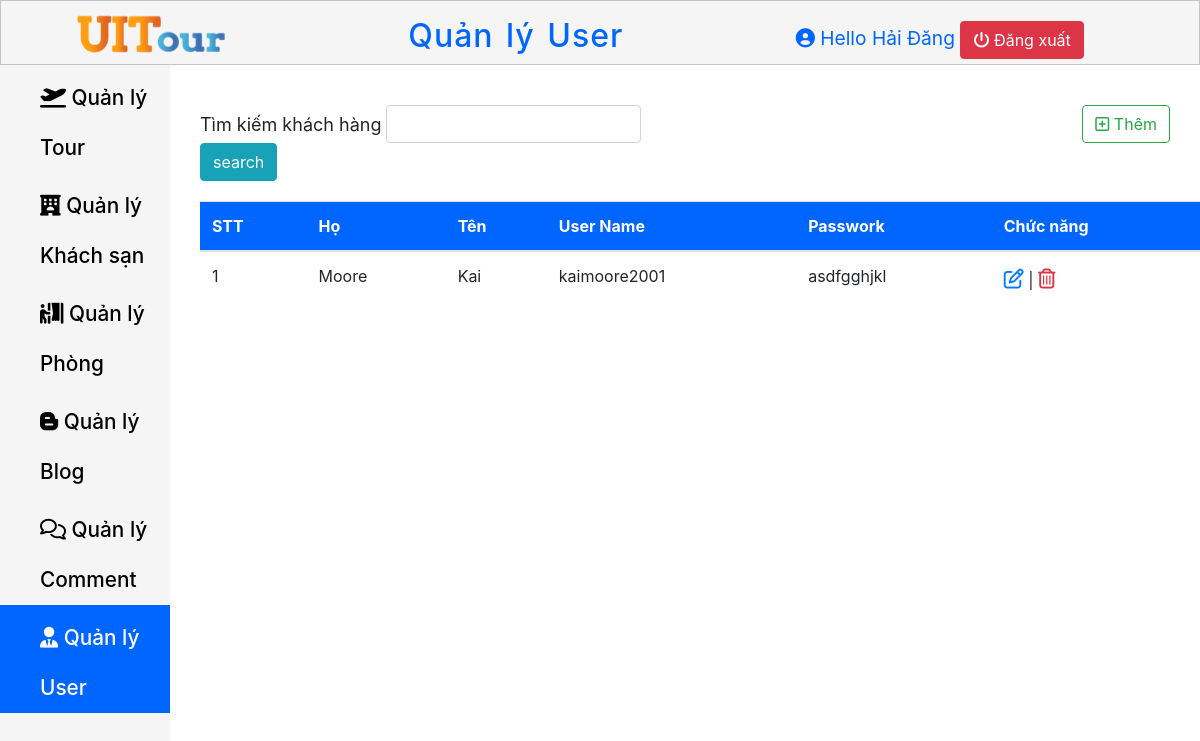
Page /Page-Admin/QuanLyUser.php (signed in) on the earlier database version.
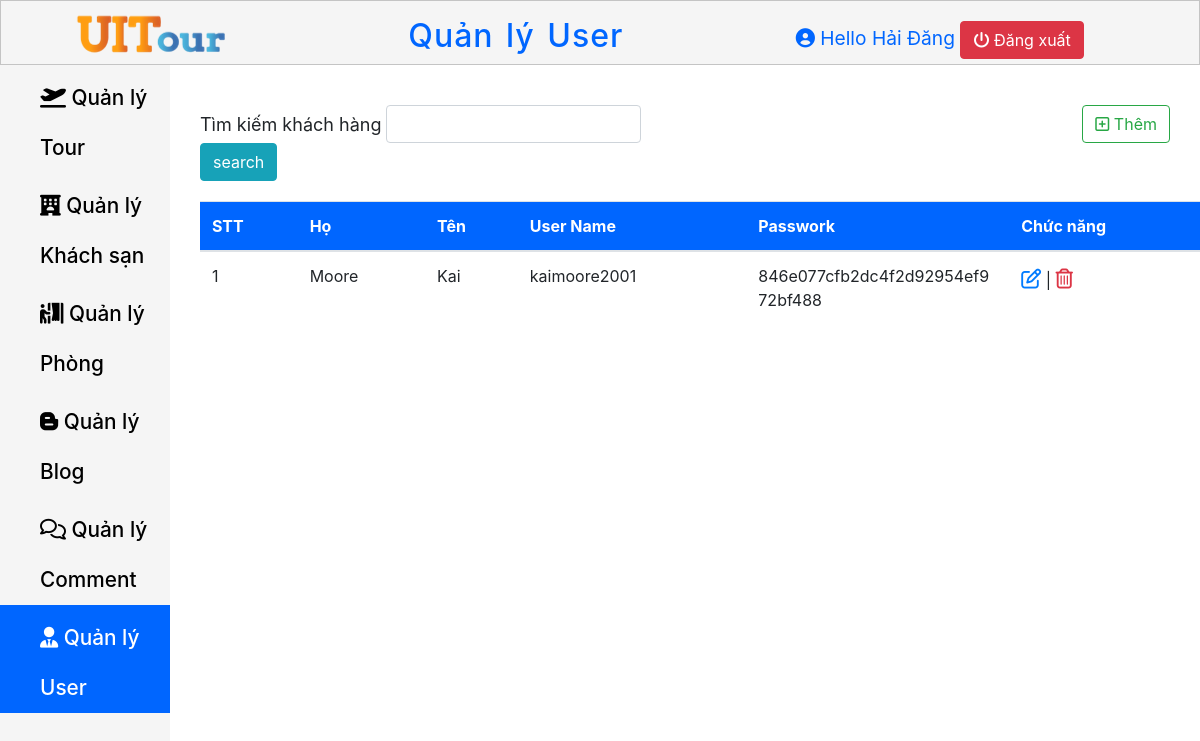
Same page on the later database version.
### tables this page shows
CREATE TABLE `user` (
  `User_Id` int(11) NOT NULL,
  `Last_Name` varchar(50) NOT NULL,
  `First_Name` varchar(50) NOT NULL,
  `User_Name` varchar(50) NOT NULL,
  `User_Password` varchar(100) NOT NULL,
  `Email` varchar(50) NOT NULL
);

### Page-Admin/session_dangnhap.php (called while the page is built, shortened)
<?php
    if (isset($_SESSION['FullName']) && $_SESSION['FullName']){
        $adminName = $_SESSION['FullName'];
    }
    else {
        header("location:DangNhap.php");
    }
?>

### Page-Admin/QuanLyUser.php (the view, shortened to what this page needs)
<?php require"session_dangnhap.php"; ?>
<?php
   require "../connect.php";
    if(isset($_POST["search"]))
    {
        $result = $_POST["search"];
        $sql = "SELECT * FROM user WHERE User_Name Like '%$result%'";
    }
    else
        $sql = "SELECT * from user";
    $kq = $conn->query($sql);
?>
<!DOCTYPE html>
<html lang="en">
<head>
    <link rel="stylesheet" href="Navbar.css">
    <link rel="stylesheet" href="Content.css">
    <link rel="stylesheet" href="https://cdn.jsdelivr.net/npm/bootstrap@4.5.3/dist/css/bootstrap.min.css">
    <link rel="stylesheet" href="https://cdnjs.cloudflare.com/ajax/libs/font-awesome/6.0.0-beta3/css/all.min.css" />
</head>
<body>
    <header class="header-container">
        <div class="header-container__logo">
            <a href="../Page-Admin/TrangChu.php">
                <img src="../Trangchu/File/logo_header.png" alt="UITour">
            </a>
        </div>
        <h2 class="header-container__Title">
            Quản lý User
        </h2>
        <div class="header-container__profile">
            <i class="fas fa-user-circle"></i>
            <span>Hello <?php echo $adminName; ?></span>
            <a href="dangxuat.php" class="btn btn-danger"> <i class="fas fa-power-off"></i> Đăng xuất</a>
        </div>
    </header>
    <main class="main">
        <nav class="nav-links">
            <ul class="nav-links__ul">
                <li class="nav-links__li">
                    <a href="../Page-Admin/QuanLyTour.php" class=" nav-links__a">
                        <i class="fas fa-plane-departure"></i>  Quản lý Tour
                    </a>
                </li>
                <li class="nav-links__li">
                    <a href="../Page-Admin/QuanLyTour.php" class=" nav-links__a">
                        <i class="fas fa-hotel"></i></i>  Quản lý Khách sạn
                    </a>
                </li>
                <li class="nav-links__li">
                    <a href="../Page-Admin/QuanLyPhong.php" class=" nav-links__a">
                        <i class="fas fa-person-booth"></i>  Quản lý Phòng
                    </a>
                </li>
                <li class="nav-links__li">
                    <a href="../Page-Admin/QuanLyBlog.php" class=" nav-links__a">
                        <i class="fab fa-blogger-b"></i></i>  Quản lý Blog
                    </a>
                </li>
                <li class="nav-links__li">
                    <a href="../Page-Admin/QuanLyComment.php" class=" nav-links__a">
                        <i class="far fa-comments"></i></i></i>  Quản lý Comment
                    </a>
                </li>
                <li class="nav-links__li active--css" >
                    <a href="../Page-Admin/QuanLyUser.php" class=" nav-links__a active--css">
                        <i class="fas fa-user-tie"></i></i></i>  Quản lý User
                    </a>
                </li>
            </ul>
        </nav>
        <section>
            <div class="search-create" >
                <form action="" class="col-md-9" method="post">
                    <div class="form-inline col-md-9">
                        <label for="User_Name" class="control-label" style="margin-right: 5px;">Tìm kiếm khách hàng</label>
                        <input type="text" name="search" class="form-control col-md-6">
                        <input type="submit" class="btn btn-info" name="submit" value="search">
                    </div>
                </form>
                <div>
                    <a href="../Page-Admin/ThemUser.php" class="btn btn-outline-success"><i class="far fa-plus-square"></i> Thêm</a>
                </div>
            </div>
            <div class="table-overflow">
                <table class="table table-hover">
                    <thead>
                        <tr>
                            <th>STT</th>
                            <th>Họ</th>
                            <th>Tên</th>
                            <th>User Name</th>
                            <th>Passwork</th>
                            <th>Chức năng</th>
                        </tr>
                    </thead>
                    <tbody>
                        <?php while($row = $kq->fetch_assoc()) { ?>
                            <tr>
                                <td class="counterCell"></td>
                                <td><?php echo $row["Last_Name"] ?></td>
                                <td><?php echo $row["First_Name"] ?></td>
                                <td><?php echo $row["User_Name"] ?></td>
                                <td><?php echo $row["User_Password"] ?></td>
                                <td>
                                    <a  href="../Page-Admin/SuaUser.php?id=<?php echo $row["User_Id"] ?>" style="font-size: 20px;" ><i class="far fa-edit"></i></a> |
                                    <a href="../Page-Admin/XoaUser.php?id=<?php echo $row["User_Id"] ?>" style="font-size: 20px; " class="text-danger" onclick="return confirm('Bạn chắn chắn xóa chứ?')"><i class="far fa-trash-alt"></i></a>
                                 </td>
                            </tr>
                        <?php } ?>
                    </tbody>
                </table>
            </div>
        </section>
    </main>
</body>
</html>

### Page-Admin/Navbar.css (style rules this page uses)
* { margin: 0; padding: 0; box-sizing: border-box; }
body { font-size: 15px; }
html { font-family: Arial, Helvetica, sans-serif; }
.header-container .header-container__logo img { margin-left: 3em; }
.header-container { display: flex; justify-content: space-between; align-items: center; width: 100%; max-height: 65px; position: fixed; top: 0; z-index: 10; background-color: #f5f5f5; border: 1px solid #c4c4c4; }
.header-container .header-container__Title { word-spacing: 3px; letter-spacing: 1px; margin-top: 15px; color: #0066FF; }
.header-container .header-container__profile { font-size: 1.2em; margin-right: 6em; margin-top: 15px; color: #0066FF; }
.main { margin-top: 65px; display: flex; width: 100%; }
.nav-links { width: 300px; height: 1000px; }
.nav-links__li { background-color: #f5f5f5; line-height: 50px; display: block; }
.nav-links__a { text-decoration: none; padding-top: 8px; color: #000; display: block; padding-left: 40px; font-weight: 500; font-size: 1.3em; }
.nav-links__ul { height: 100%; background-color: #f5f5f5; }
.active--css { background-color: #0066FF; color: #fff; }

### Page-Admin/Content.css (style rules this page uses)
* { margin: 0; padding: 0; box-sizing: border-box; }
body { font-size: 15px; max-width: 1500px; overflow-x: auto; }
label { font-size: 18px; }
.search-create { display: flex; width: 1000px; justify-content: space-between; margin-top: 40px; }
table thead tr { position: sticky; top: 0; background-color: #0066FF; color: #fff; }
.table-overflow { width: 1000px; height: 400px; margin-left: 30px; overflow-y: auto; margin-top: 20px; word-wrap: break-word; }
.table-overflow th, td { max-width: 150px; word-wrap: break-word; }
table { counter-reset: tableCount; }
.counterCell::before { content: counter(tableCount); counter-increment: tableCount; }

Differences in the rows shown:
changed user "Moore": User_Password "asdfgghjkl" → "846e077cfb2dc4f2d92954ef972bf488"
